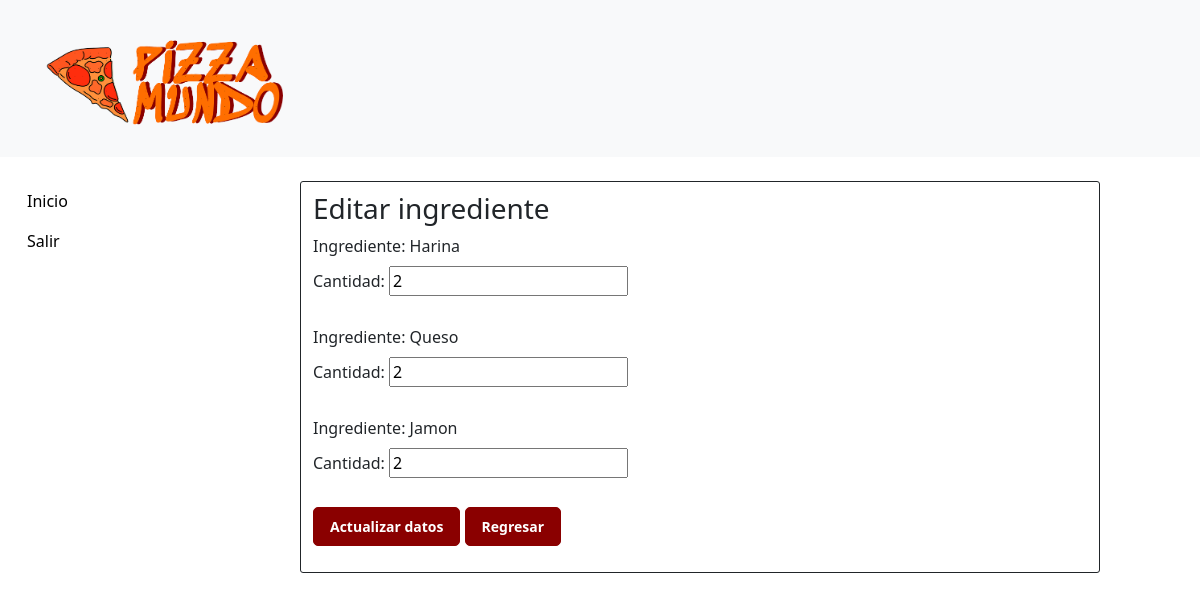
Screenshot of /html/Produccion/editar_ingrediente_receta.php?editid=2 with the database file from the repository.
### tables this page shows
CREATE TABLE `ingredientes_receta` (
  `Codigo` varchar(100) NOT NULL,
  `Nombre` varchar(100) NOT NULL,
  `Cantidad` float NOT NULL,
  `PrecioUnidad` float NOT NULL,
  `PrecioTotal` float NOT NULL
);

### html/Produccion/editar_ingrediente_receta.php (the view, shortened to what this page needs)
<?php
include('../dbconnection.php');
?>
<!doctype html>
<html>
<head>
    <link rel="stylesheet" href="https://stackpath.bootstrapcdn.com/bootstrap/4.5.0/css/bootstrap.min.css">
    <link rel="stylesheet" href="https://maxcdn.bootstrapcdn.com/font-awesome/4.7.0/css/font-awesome.min.css">
    <link rel="stylesheet" href="../../css/estiloIndex.css">
    <link href="../../css/estilo_inicio_administrador.css" rel="stylesheet" type="text/css">
    <link href="https://cdn.jsdelivr.net/npm/bootstrap@5.3.0/dist/css/bootstrap.min.css" rel="stylesheet"
>
</head>
<body>
    <header>
        <nav class="navbar bg-body-tertiary mb-4">
            <div class="container-fluid">
                <a class="navbar-brand" href="inicio_administrador.html">
                    <img src="../../img/logo-icon-both.png" alt="Logo" width="300px" height="130px"
                        class="d-inline-block align-text-top">
                </a>
            </div>
        </nav>
    </header>
    <div class="container-fluid">
        <div class="row">
            <div class="col-sm-12 col-md-12 col-lg-3 col-xl-3 ">
                <nav>
                    <ul class="nav flex-column">
                        <li class="nav-item">
                            <a href="index.php">Inicio</a>
                        </li>
                        <li class="nav-item">
                            <a href="../cerrar_sesion.php">Salir</a>
                        </li>
                    </ul>
                </nav>
            </div>
            <div class="col col-sm-12 col-md-12 col-lg-8 col-xl-8 m-0">
                <h3>Editar ingrediente</h3>
                <form action="" method="POST">
                    <?php
                    $eid = $_GET['editid'];
                    $ret = mysqli_query($con, "select * from ingredientes_receta where Codigo='$eid'");
                    while ($row = mysqli_fetch_array($ret)) {
                        ?>
                        <div class="form-group">
                            <label for="cantidad">Ingrediente:
                                <?php echo $row['Nombre']; ?>
                            </label><br>
                            <label for="cantidad">Cantidad:</label>
                            <input type="number" id="cantidad" name="cantidad" step="0.01" value="<?php echo $row['Cantidad']; ?>"
                                required><br><br>
                            <?php
                    } ?>
                        <div class="form-group">
                            <button type="submit" class="boton perz" name="submit_cantidad">Actualizar datos</button>
                            <a href="index.php" class="boton perz">Regresar</a>
                        </div>
                </form>
            </div>
        </div>
    </div>
</body>
</html>

### css/estiloIndex.css (style rules this page uses)
body { color: #566787; background: #f5f5f5; font-family: 'Roboto', sans-serif; }

### css/estilo_inicio_administrador.css (style rules this page uses)
body { font-family: 'Averia Serif Libre', cursive; margin: 0; background-color: #e94b01; }
ul { list-style-type: none; margin: 0; padding: 0; background-color: white; }
li a { display: block; padding: 8px 15px; color: #000; text-decoration: none; }
.col { padding: 10px; border: 1px solid; border-radius: 3px; }
.boton { display: inline-block; padding: 8px 16px; font-size: 14px; font-weight: bold; text-decoration: none; border: 1px solid #ccc; border-radius: 5px; cursor: pointer; text-align: center; white-space: nowrap; }
.perz { color: #fff; background-color: #8a0000; border-color: #8a0000; }

### rows the page displays
ingredientes_receta: Nombre "Harina", cantidad "2"
ingredientes_receta: Nombre "Queso", cantidad "2"
ingredientes_receta: Nombre "Jamon", cantidad "2"
